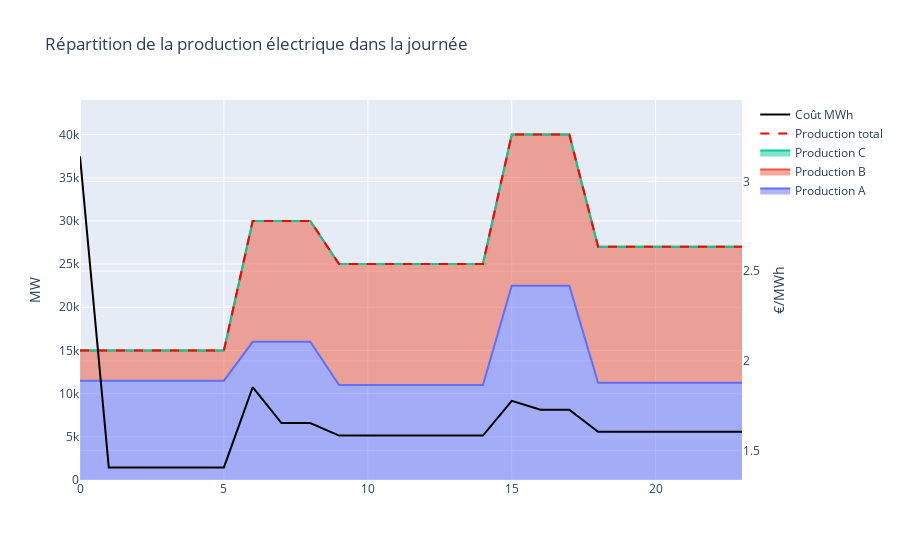

This figure's notebook cell:
### Code cell
def df_results22(dict_N,dict_P,dict_Nstart,dict_XX):
    df = pd.DataFrame()
    df["h"] = range(24) 
    df["Consommation (MW)"] = consommation
    df["Production total"] = 0
    df["Coût total"] = 0
    for X in dict_XX:
        df[f"Nb centrale {X}"] = [int(dict_N[X,t].X) for t in range(24)]
        df[f"Puissance tot {X}"] = [dict_P[X,t].X for t in range(24)]
        df[f"Coût {X}"] = [dict_N[X,t].X * dict_XX[X].Cbase + (dict_P[X,t].X - dict_N[X,t].X * dict_XX[X].Pmin) * dict_XX[X].Cmwh + dict_Nstart[X,t].X*dict_2[X].Cstart for t in range(24)]
        df["Production total"] += df[f"Puissance tot {X}"]
        df["Coût total"] += df[f"Coût {X}"]
    df["Coût MWh"] = df["Coût total"]/df["Production total"]
    return df
df = df_results22(dict_N=dict_N,dict_P=dict_P,dict_Nstart=dict_Nstart,dict_XX=dict_2)
fig = Results_viz(df)
fig.show()

### Figure 1 — Plotly figure (JSON) as saved in the notebook; plotly's stock layout.template omitted (floating-point values rounded to 4 significant figures)
{"data": [{"fill": "tonexty", "name": "Production A", "type": "scatter", "x": [0, 1, 2, 3, 4, 5, 6, 7, 8, 9, 10, 11, 12, 13, 14, 15, 16, 17, 18, 19, 20, 21, 22, 23], "y": [11500.0, 11500.0, 11500.0, 11500, 11500, 11500, 16000.0, 16000.0, 16000.0, 11000.0, 11000.0, 11000.0, 11000.0, 11000.0, 11000.0, 22500, 22500, 22500, 11250.0, 11250.0, 11250.0, 11250.0, 11250.0, 11250.0]}, {"fill": "tonexty", "name": "Production B", "type": "scatter", "x": [0, 1, 2, 3, 4, 5, 6, 7, 8, 9, 10, 11, 12, 13, 14, 15, 16, 17, 18, 19, 20, 21, 22, 23], "y": [15000, 15000, 15000, 15000, 15000, 15000, 30000, 30000, 30000, 25000, 25000, 25000, 25000, 25000, 25000, 40000, 40000, 40000, 27000, 27000, 27000, 27000, 27000, 27000]}, {"fill": "tonexty", "name": "Production C", "type": "scatter", "x": [0, 1, 2, 3, 4, 5, 6, 7, 8, 9, 10, 11, 12, 13, 14, 15, 16, 17, 18, 19, 20, 21, 22, 23], "y": [15000, 15000, 15000, 15000, 15000, 15000, 30000, 30000, 30000, 25000, 25000, 25000, 25000, 25000, 25000, 40000, 40000, 40000, 27000, 27000, 27000, 27000, 27000, 27000]}, {"line": {"color": "red", "dash": "dash"}, "name": "Production total", "type": "scatter", "x": [0, 1, 2, 3, 4, 5, 6, 7, 8, 9, 10, 11, 12, 13, 14, 15, 16, 17, 18, 19, 20, 21, 22, 23], "y": [15000, 15000, 15000, 15000, 15000, 15000, 30000, 30000, 30000, 25000, 25000, 25000, 25000, 25000, 25000, 40000, 40000, 40000, 27000, 27000, 27000, 27000, 27000, 27000]}, {"line": {"color": "black"}, "name": "Coût MWh", "type": "scatter", "x": [0, 1, 2, 3, 4, 5, 6, 7, 8, 9, 10, 11, 12, 13, 14, 15, 16, 17, 18, 19, 20, 21, 22, 23], "y": [3.14, 1.407, 1.407, 1.407, 1.407, 1.407, 1.853, 1.653, 1.653, 1.584, 1.584, 1.584, 1.584, 1.584, 1.584, 1.778, 1.728, 1.728, 1.606, 1.606, 1.606, 1.606, 1.606, 1.606], "yaxis": "y2"}], "layout": {"hovermode": "x", "title": {"text": "Répartition de la production électrique dans la journée"}, "yaxis": {"range": [0, 44000], "title": {"text": "MW"}}, "yaxis2": {"anchor": "free", "overlaying": "y", "position": 1, "range": [1.336, 3.454], "side": "right", "title": {"text": "€/MWh"}}}}
